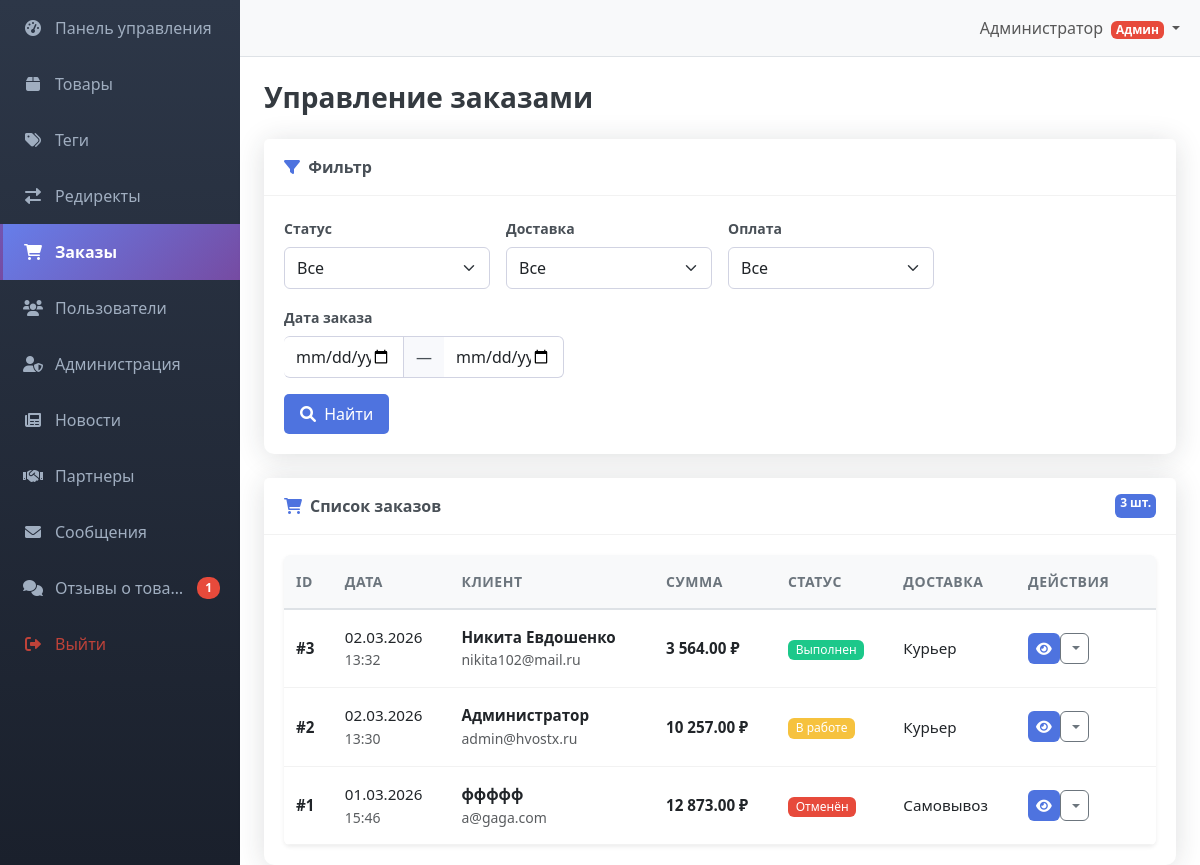
The app's page /admin/orders.php (signed in) with its own data.
### tables this page shows
CREATE TABLE IF NOT EXISTS `orders` (
  `id` int NOT NULL AUTO_INCREMENT,
  `user_id` int DEFAULT NULL,
  `total_amount` decimal(10,2) NOT NULL,
  `status` enum('pending','processing','completed','cancelled') DEFAULT 'pending',
  `shipping_address` text,
  `phone` varchar(20) DEFAULT NULL,
  `city` varchar(100) DEFAULT NULL,
  `postal_code` varchar(20) DEFAULT NULL,
  `comment` text,
  `payment_method` varchar(50) DEFAULT NULL,
  `shipping_method` varchar(50) DEFAULT 'pickup',
  `created_at` datetime DEFAULT CURRENT_TIMESTAMP,
  `updated_at` datetime DEFAULT CURRENT_TIMESTAMP ON UPDATE CURRENT_TIMESTAMP,
  PRIMARY KEY (`id`),
  KEY `idx_user_id` (`user_id`)
);

CREATE TABLE IF NOT EXISTS `users` (
  `id` int NOT NULL AUTO_INCREMENT,
  `login` varchar(50) DEFAULT NULL,
  `name` varchar(100) NOT NULL,
  `email` varchar(100) NOT NULL,
  `phone` varchar(20) DEFAULT NULL,
  `password` varchar(255) NOT NULL,
  `avatar` varchar(255) DEFAULT NULL,
  `role` enum('admin','moderator','user') DEFAULT 'user',
  `created_at` datetime DEFAULT CURRENT_TIMESTAMP,
  `updated_at` datetime DEFAULT CURRENT_TIMESTAMP ON UPDATE CURRENT_TIMESTAMP,
  PRIMARY KEY (`id`),
  UNIQUE KEY `email` (`email`),
  UNIQUE KEY `idx_login` (`login`)
);

### admin/orders.php (the view, shortened to what this page needs)
<?php
require_once '../includes/db.php';
require_once 'filter.php';
$filter = new TableFilter($connection, 'orders', 'o');
$filter->addField('status', 'select', 'Статус', [
    'pending' => 'В обработке',
    'processing' => 'В работе',
    'completed' => 'Выполнен',
    'cancelled' => 'Отменён'
])
    ->addField('shipping_method', 'select', 'Доставка', [
        'pickup' => 'Самовывоз',
        'courier' => 'Курьер'
    ])
    ->addField('payment_method', 'select', 'Оплата', [
        'cash' => 'Наличными',
        'card' => 'Картой'
    ])
    ->addDateRange('created_at', 'Дата заказа');
list($where, $params, $types) = $filter->getSQL();
$count_query = "SELECT COUNT(*) as total FROM orders o $where";
if (!empty($params)) {
    $count_stmt = $connection->prepare($count_query);
    if (!empty($types)) {
        $count_stmt->bind_param($types, ...$params);
    }
    $count_stmt->execute();
    $total_records = $count_stmt->get_result()->fetch_assoc()['total'];
} else {
    $count_result = mysqli_query($connection, "SELECT COUNT(*) as total FROM orders");
    $total_records = mysqli_fetch_assoc($count_result)['total'];
}
$pagination = new Pagination($total_records, 20);
$offset = $pagination->getOffset();
$limit = $pagination->getLimit();
$query = "
SELECT o.*,
       u.name user_name,
       u.email user_email,
       u.phone user_phone
FROM orders o
LEFT JOIN users u ON u.id=o.user_id
$where
ORDER BY o.created_at DESC
LIMIT $limit OFFSET $offset";
if (!empty($params)) {
    $stmt = $connection->prepare($query);
    if (!empty($types)) {
        $stmt->bind_param($types, ...$params);
    }
    $stmt->execute();
    $result = $stmt->get_result();
    $orders = mysqli_fetch_all($result, MYSQLI_ASSOC);
} else {
    $result = mysqli_query($connection, $query);
    $orders = mysqli_fetch_all($result, MYSQLI_ASSOC);
}
$statuses = [
    'pending' => [
        'label' => 'В обработке',
        'badge' => 'secondary',
    ],
    'processing' => [
        'label' => 'В работе',
        'badge' => 'warning',
    ],
    'completed' => [
        'label' => 'Выполнен',
        'badge' => 'success',
    ],
    'cancelled' => [
        'label' => 'Отменён',
        'badge' => 'danger',
    ],
];
$shipping_methods = [
    'pickup' => 'Самовывоз',
    'courier' => 'Курьер'
];
?>
<!DOCTYPE html>
<html lang="ru">
<head>
    <link href="https://cdn.jsdelivr.net/npm/bootstrap@5.3.0/dist/css/bootstrap.min.css" rel="stylesheet">
    <link href="https://cdnjs.cloudflare.com/ajax/libs/font-awesome/6.0.0/css/all.min.css" rel="stylesheet">
    <link rel="stylesheet" href="../assets/css/admin.css">
</head>
<body>
    <div class="d-flex" id="wrapper">
        <?php include 'sidebar.php'; ?>
        <div id="page-content-wrapper">
            <?php include 'navbar.php'; ?>
            <div class="container-fluid px-4">
                <h1 class="mt-4 mb-4">Управление заказами</h1>
                <?php echo $filter->render(); ?>
                <div class="card">
                    <div class="card-header d-flex justify-content-between">
                        <strong><i class="fas fa-shopping-cart me-2"></i>Список заказов</strong>
                        <span class="badge bg-primary"><?= count($orders) ?> шт.</span>
                    </div>
                    <div class="card-body">
                        <?php if (empty($orders)): ?>
                            <div class="text-center py-5 text-muted">
                                <i class="fas fa-inbox fa-3x mb-3"></i>
                                <p>Заказов нет</p>
                            </div>
                        <?php else: ?>
                            <div class="table-responsive">
                                <table class="table table-hover align-middle">
                                    <thead>
                                        <tr>
                                            <th>ID</th>
                                            <th>Дата</th>
                                            <th>Клиент</th>
                                            <th>Сумма</th>
                                            <th>Статус</th>
                                            <th>Доставка</th>
                                            <th width="140">Действия</th>
                                        </tr>
                                    </thead>
                                    <tbody>
                                        <?php foreach ($orders as $order): ?>
                                            <tr>
                                                <td><strong>#<?= $order['id'] ?></strong></td>
                                                <td>
                                                    <?= date('d.m.Y', strtotime($order['created_at'])) ?><br>
                                                    <small class="text-muted">
                                                        <?= date('H:i', strtotime($order['created_at'])) ?>
                                                    </small>
                                                </td>
                                                <td>
                                                    <strong><?= htmlspecialchars($order['user_name'] ?? 'Гость') ?></strong><br>
                                                    <small class="text-muted">
                                                        <?= htmlspecialchars($order['user_email'] ?? '') ?>
                                                    </small>
                                                </td>
                                                <td>
                                                    <strong><?= number_format($order['total_amount'], 2, '.', ' ') ?> ₽</strong>
                                                </td>
                                                <td>
                                                    <span class="badge bg-<?= $statuses[$order['status']]['badge'] ?>">
                                                        <?= $statuses[$order['status']]['label'] ?>
                                                    </span>
                                                </td>
                                                <td>
                                                    <?= $shipping_methods[$order['shipping_method']] ?? '—' ?>
                                                </td>
                                                <td>
                                                    <div class="btn-group">
                                                        <button class="btn btn-sm btn-primary" data-bs-toggle="modal"
                                                            data-bs-target="#orderModal<?= $order['id'] ?>">
                                                            <i class="fas fa-eye"></i>
                                                        </button>
                                                        <button class="btn btn-sm btn-outline-secondary dropdown-toggle"
                                                            data-bs-toggle="dropdown">
                                                        </button>
                                                    </div>
                                                </td>
                                            </tr>
                                        <?php endforeach; ?>
                                    </tbody>
                                </table>
                            </div>
                        <?php endif; ?>
                    </div>
                </div>
            </div>
        </div>
    </div>
</body>
</html>

### assets/css/admin.css (style rules this page uses)
#wrapper { overflow-x: hidden; }
#page-content-wrapper { min-width: 100vw; }
@media (min-width: 768px) { #page-content-wrapper { min-width: 0; width: 100%; } }
.card { border: none; border-radius: 10px; box-shadow: 0 0.15rem 1.75rem 0 rgba(33, 40, 50, 0.15); transition: box-shadow 0.2s ease; }
.card-header { border-bottom: 1px solid rgba(0, 0, 0, 0.05); background-color: white; font-weight: 600; font-size: 1rem; padding: 1rem 1.25rem; color: #495057; }
.card-header i { color: #4e73df; margin-right: 0.5rem; }
.card-body { padding: 1.25rem; }
.badge { font-size: 0.75rem; padding: 0.25em 0.4em; }
.container-fluid.px-4 h1 { font-size: 1.75rem; font-weight: 700; color: #343a40; margin-top: 1.5rem; margin-bottom: 1.5rem; }
.table { margin-bottom: 0; vertical-align: middle; }
.table th { border-top: none; border-bottom-width: 2px; font-weight: 600; font-size: 0.875rem; text-transform: uppercase; letter-spacing: 0.5px; color: #6c757d; padding: 1rem 0.75rem; background-color: #f8f9fa; }
.table td { padding: 1rem 0.75rem; vertical-align: middle; font-size: 0.95rem; border-color: rgba(0, 0, 0, 0.05); }
.table-hover tbody tr { transition: background-color 0.2s ease; }
.table-responsive { border-radius: 0.375rem; box-shadow: 0 0.125rem 0.25rem rgba(0, 0, 0, 0.075); }
.table .btn-group .btn, .table .btn-sm { padding: 0.25rem 0.5rem; font-size: 0.875rem; }
.table .badge { font-size: 0.75rem; padding: 0.35em 0.65em; font-weight: 500; }
.table .text-muted { font-size: 0.875rem; }
.table small { font-size: 0.85rem; }
.btn { border-radius: 5px; padding: 0.5rem 1rem; font-weight: 500; transition: all 0.2s ease; }
.btn-primary { background-color: #4e73df; border: none; }
.btn-primary i, .btn-success i, .btn-info i, .btn-warning i, .btn-danger i, .btn-secondary i { color: #ffffff !important; }
.btn-group .btn { border-radius: 0.375rem !important; margin: 0 1px; }
.btn-group .btn:first-child { margin-left: 0; }
.bg-primary { background-color: #4e73df !important; }
.bg-success { background-color: #1cc88a !important; }
.bg-warning { background-color: #f6c23e !important; }
.bg-danger { background-color: #e74a3b !important; }

### records on screen
orders: id "3", created_at "02.03.2026", created_at "13:32", user.name "Никита Евдошенко", user.email "nikita102@mail.ru", total_amount "3 564.00", status "Выполнен", shipping_method "Курьер"
orders: id "2", created_at "02.03.2026", created_at "13:30", user.name "Администратор", user.email "admin@hvostx.ru", total_amount "10 257.00", status "В работе", shipping_method "Курьер"
orders: id "1", created_at "01.03.2026", created_at "15:46", user.name "ффффф", user.email "a@gaga.com", total_amount "12 873.00", status "Отменён", shipping_method "Самовывоз"

### other values on screen
$reviews_count "1"
$_SESSION['user_name'] "Администратор"
$field['label'] "Статус"
$field['label'] "Доставка"
$field['label'] "Оплата"
$range['label'] "Дата заказа"
count($orders) "3"
